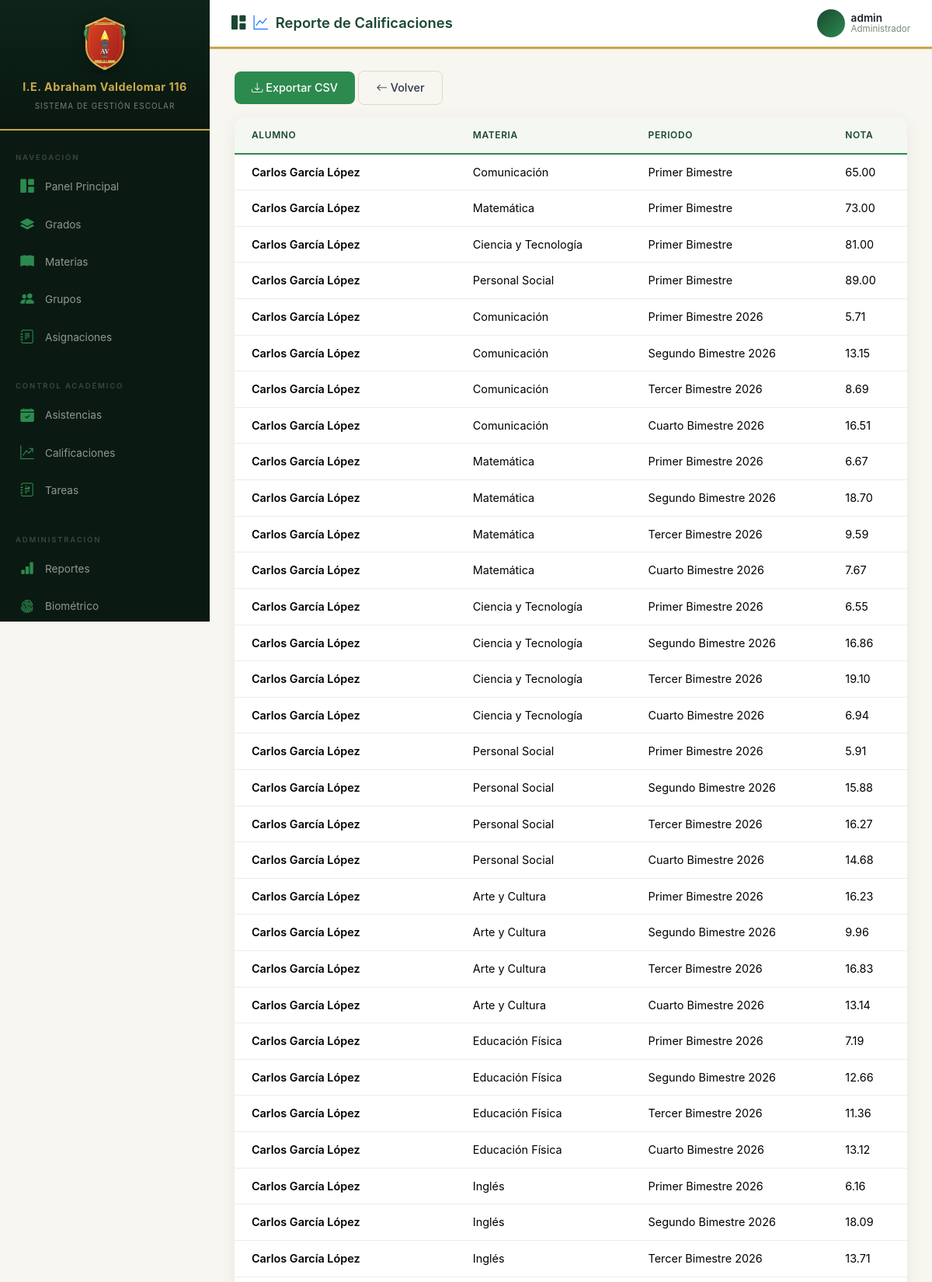
The page /reportes/calificaciones/ (signed in, upper part) on the database its author committed.
### usuarios/models.py (models this page shows, shortened)
class Usuario(AbstractUser):
    TIPO_USUARIO = [
        ('admin', 'Administrador'),
        ('director', 'Director'),
        ('profesor', 'Profesor'),
        ('alumno', 'Alumno'),
        ('padre', 'Padre de Familia'),
    ]
    rol = models.CharField(max_length=20, choices=TIPO_USUARIO, default='alumno')
    dni = models.CharField(max_length=8, unique=True, blank=True, null=True, verbose_name='DNI')
    telefono = models.CharField(max_length=15, blank=True, null=True)
    direccion = models.TextField(blank=True, null=True)
    foto = models.ImageField(upload_to='fotos/', blank=True, null=True)
    especialidad = models.CharField(max_length=200, blank=True, null=True, verbose_name='Especialidad')
    titulo_profesional = models.CharField(max_length=200, blank=True, null=True, verbose_name='Título Profesional')
    fecha_nacimiento = models.DateField(blank=True, null=True, verbose_name='Fecha de Nacimiento')
    class Meta:
        verbose_name = 'Usuario'
        verbose_name_plural = 'Usuarios'

### calificaciones/models.py (models this page shows, shortened)
class Calificacion(models.Model):
    alumno = models.ForeignKey(
        settings.AUTH_USER_MODEL,
        on_delete=models.CASCADE,
        related_name='calificaciones',
        limit_choices_to={'rol': 'alumno'},
    )
    materia = models.ForeignKey(Materia, on_delete=models.CASCADE, related_name='calificaciones')
    periodo = models.ForeignKey(Periodo, on_delete=models.CASCADE, related_name='calificaciones')
    nota = models.DecimalField(
        max_digits=5,
        decimal_places=2,
        validators=[MinValueValidator(0), MaxValueValidator(20)],
    )
    observaciones = models.TextField(blank=True, null=True)
    fecha_registro = models.DateTimeField(auto_now_add=True)
    registrado_por = models.ForeignKey(
        settings.AUTH_USER_MODEL,
        on_delete=models.SET_NULL,
        null=True,
        blank=True,
        related_name='calificaciones_registradas',
    )
    class Meta:
        verbose_name = 'Calificación'
        verbose_name_plural = 'Calificaciones'
        unique_together = ['alumno', 'materia', 'periodo']

class Periodo(models.Model):
    nombre = models.CharField(max_length=100, help_text="Ej: Primer Bimestre, Segundo Trimestre")
    fecha_inicio = models.DateField()
    fecha_fin = models.DateField()
    class Meta:
        verbose_name = 'Periodo'
        verbose_name_plural = 'Periodos'

### academico/models.py (models this page shows, shortened)
class Materia(models.Model):
    nombre = models.CharField(max_length=100)
    grado = models.ForeignKey(Grado, on_delete=models.CASCADE, related_name='materias')
    class Meta:
        verbose_name = 'Materia'
        verbose_name_plural = 'Materias'

### reportes/views.py (the view)
# urls.py: path('calificaciones/', views.reporte_calificaciones, name='reporte_calificaciones'),
@staff_member_required
def reporte_calificaciones(request):
    calificaciones = Calificacion.objects.select_related('alumno', 'materia', 'periodo').all()
    return render(request, 'reportes/calificaciones.html', {'calificaciones': calificaciones})

### templates/reportes/calificaciones.html (shortened to what this page needs)
{% extends 'base.html' %}
{% block page_title %}<i class="bi bi-graph-up text-primary"></i> Reporte de Calificaciones{% endblock %}
{% block content %}
{% with section='reportes' %}
<div class="mb-3">
    <a href="{% url 'exportar_calificaciones' %}" class="btn btn-success">
        <i class="bi bi-download"></i> Exportar CSV
    </a>
    <a href="{% url 'dashboard' %}" class="btn btn-outline-secondary">
        <i class="bi bi-arrow-left"></i> Volver
    </a>
</div>
<div class="table-container fade-in">
    <table class="table">
        <thead>
            <tr><th>Alumno</th><th>Materia</th><th>Periodo</th><th>Nota</th></tr>
        </thead>
        <tbody>
            {% for c in calificaciones %}
            <tr>
                <td class="fw-semibold">{{ c.alumno.get_full_name }}</td>
                <td>{{ c.materia.nombre }}</td>
                <td>{{ c.periodo.nombre }}</td>
                <td>{{ c.nota }}</td>
            </tr>
            {% empty %}
            <tr><td colspan="4"><div class="empty-state"><i class="bi bi-inbox"></i><p>No hay datos</p></div></td></tr>
            {% endfor %}
        </tbody>
    </table>
</div>
{% endwith %}
{% endblock %}

### templates/base.html (shortened to what this page needs)
<!DOCTYPE html>
<html lang="es">
<head>
    <link href="https://cdn.jsdelivr.net/npm/bootstrap@5.3.3/dist/css/bootstrap.min.css" rel="stylesheet">
    <link rel="stylesheet" href="https://cdn.jsdelivr.net/npm/bootstrap-icons@1.11.3/font/bootstrap-icons.min.css">
    <link rel="stylesheet" href="/static/css/styles.css">
</head>
<body>
{% if user.is_authenticated %}
<div class="wrapper">
    <nav class="sidebar" id="sidebar">
        <div class="sidebar-header">
            <img src="/static/img/escudo.svg" alt="Escudo" class="escudo-img">
            <h3>I.E. Abraham Valdelomar 116</h3>
            <small>Sistema de Gestión Escolar</small>
        </div>
        <div class="sidebar-menu">
            {% if user.rol == 'alumno' %}
            <ul class="nav flex-column">
                <li class="nav-item active">
                    <a class="nav-link" href="{% url 'home' %}">
                        <i class="bi bi-house-fill"></i> Inicio
                    </a>
                </li>
            </ul>
            <div class="menu-label">Académico</div>
            <ul class="nav flex-column">
                <li class="nav-item">
                    <a class="nav-link" href="{% url 'mis_cursos' %}">
                        <i class="bi bi-briefcase-fill"></i> Mis Cursos
                    </a>
                </li>
                <li class="nav-item">
                    <a class="nav-link" href="{% url 'plan_estudios' %}">
                        <i class="bi bi-journal-bookmark-fill"></i> Plan de Estudios
                    </a>
                </li>
                <li class="nav-item">
                    <a class="nav-link" href="{% url 'mis_horarios' %}">
                        <i class="bi bi-clock-fill"></i> Mi Horario
                    </a>
                </li>
                <li class="nav-item">
                    <a class="nav-link" href="{% url 'lista_calificaciones' %}">
                        <i class="bi bi-star-fill"></i> Mis Notas
                    </a>
                </li>
                <li class="nav-item">
                    <a class="nav-link" href="{% url 'mis_asistencias' %}">
                        <i class="bi bi-clipboard2-check-fill"></i> Mi Asistencia
                    </a>
                </li>
                <li class="nav-item">
                    <a class="nav-link" href="{% url 'lista_tareas' %}">
                        <i class="bi bi-journal-text"></i> Tareas
                    </a>
                </li>
                <li class="nav-item">
                    <a class="nav-link" href="{% url 'lista_materias' %}">
                        <i class="bi bi-box-seam-fill"></i> Materiales
                    </a>
                </li>
            </ul>
            <div class="menu-label">Formación</div>
            <ul class="nav flex-column">
                <li class="nav-item">
                    <a class="nav-link disabled" href="#" tabindex="-1" aria-disabled="true" style="opacity:0.45;">
                        <i class="bi bi-heart-fill"></i> Conducta
                    </a>
                </li>
                <li class="nav-item">
                    <a class="nav-link disabled" href="#" tabindex="-1" aria-disabled="true" style="opacity:0.45;">
                        <i class="bi bi-award-fill"></i> Logros
                    </a>
                </li>
            </ul>
            <div class="menu-label">Comunicación</div>
            <ul class="nav flex-column">
                <li class="nav-item">
                    <a class="nav-link disabled" href="#" tabindex="-1" aria-disabled="true" style="opacity:0.45;">
                        <i class="bi bi-megaphone-fill"></i> Comunicados
                    </a>
                </li>
                <li class="nav-item">
                    <a class="nav-link disabled" href="#" tabindex="-1" aria-disabled="true" style="opacity:0.45;">
                        <i class="bi bi-chat-dots-fill"></i> Mensajes
                    </a>
                </li>
            </ul>
            <div class="menu-label">Cuenta</div>
            <ul class="nav flex-column">
                <li class="nav-item">
                    <a class="nav-link" href="{% url 'perfil' %}">
                        <i class="bi bi-person-fill"></i> Mi Perfil
                    </a>
                </li>
                <li class="nav-item">
                    <a class="nav-link disabled" href="#" tabindex="-1" aria-disabled="true" style="opacity:0.45;">
                        <i class="bi bi-gear-fill"></i> Configuración
                    </a>
                </li>
            </ul>
            <div class="sidebar-logout mt-auto">
                <form method="post" action="{% url 'logout' %}" class="d-inline w-100">
                    {% csrf_token %}
                    <button type="submit" class="sidebar-logout-btn">
                        <i class="bi bi-box-arrow-right"></i> Cerrar Sesión
                    </button>
                </form>
            </div>
            {% else %}
            <div class="menu-label">Navegación</div>
            <ul class="nav flex-column">
                <li class="nav-item">
                    <a class="nav-link" href="{% url 'home' %}">
                        <i class="bi bi-grid-1x2-fill"></i> Panel Principal
                    </a>
                </li>
                {% if user.rol == 'admin' or user.rol == 'director' or user.rol == 'profesor' %}
                <li class="nav-item">
                    <a class="nav-link" href="{% url 'lista_grados' %}">
                        <i class="bi bi-layers-fill"></i> Grados
                    </a>
                </li>
                {% endif %}
                <li class="nav-item">
                    <a class="nav-link" href="{% url 'lista_materias' %}">
                        <i class="bi bi-book-fill"></i> Materias
                    </a>
                </li>
                {% if user.rol == 'admin' or user.rol == 'director' %}
                <li class="nav-item">
                    <a class="nav-link" href="{% url 'lista_grupos' %}">
                        <i class="bi bi-people-fill"></i> Grupos
                    </a>
                </li>
                {% endif %}
                <li class="nav-item">
                    <a class="nav-link" href="{% url 'lista_asignaciones' %}">
                        <i class="bi bi-journal-text"></i> Asignaciones
                    </a>
                </li>
            </ul>
            <div class="menu-label mt-3">Control Académico</div>
            <ul class="nav flex-column">
                {% if user.rol == 'profesor' or user.rol == 'admin' or user.rol == 'director' %}
                <li class="nav-item">
                    <a class="nav-link" href="{% url 'lista_asistencias' %}">
                        <i class="bi bi-calendar-check-fill"></i> Asistencias
                    </a>
                </li>
                <li class="nav-item">
                    <a class="nav-link" href="{% url 'lista_calificaciones' %}">
                        <i class="bi bi-graph-up-arrow"></i> Calificaciones
                    </a>
                </li>
                {% endif %}
                <li class="nav-item">
                    <a class="nav-link" href="{% url 'lista_tareas' %}">
                        <i class="bi bi-journal-richtext"></i> Tareas
                    </a>
                </li>
            </ul>
            {% if user.rol == 'admin' or user.rol == 'director' %}
            <div class="menu-label mt-3">Administración</div>
            <ul class="nav flex-column">
                <li class="nav-item">
                    <a class="nav-link" href="{% url 'dashboard' %}">
                        <i class="bi bi-bar-chart-fill"></i> Reportes
                    </a>
                </li>
                <li class="nav-item">
                    <a class="nav-link" href="{% url 'lista_dispositivos' %}">
                        <i class="bi bi-fingerprint"></i> Biométrico
                    </a>
                </li>
            </ul>
            {% endif %}
            {% endif %}
        </div>
    </nav>
    <div class="content">
        <nav class="top-navbar">
            <div class="d-flex align-items-center gap-3">
                <div class="page-title">
                    <i class="bi bi-{{ icon|default:'grid-1x2-fill' }}"></i>
                    {% block page_title %}Panel Principal{% endblock %}
                </div>
            </div>
            <div class="user-dropdown dropdown">
                <div class="d-flex align-items-center gap-2" data-bs-toggle="dropdown">
                    <div class="user-avatar">
                    </div>
                    <div class="user-info d-none d-md-block">
                        <div class="user-name">{{ user.get_full_name|default:user.username }}</div>
                        <div class="user-role">{{ user.get_rol_display }}</div>
                    </div>
                </div>
            </div>
        </nav>
        <main class="main-content">
            {% block content %}{% endblock %}
        </main>
    </div>
</div>
{% else %}
    {% block auth_content %}{% endblock %}
{% endif %}
</body>
</html>

### rows shown on the page
Usuario: get_full_name "admin", rol "Administrador"
Calificacion: alumno.get_full_name "Carlos García López", materia.nombre "Comunicación", periodo.nombre "Primer Bimestre", nota "65.00"
Calificacion: alumno.get_full_name "Carlos García López", materia.nombre "Matemática", periodo.nombre "Primer Bimestre", nota "73.00"
Calificacion: alumno.get_full_name "Carlos García López", materia.nombre "Ciencia y Tecnología", periodo.nombre "Primer Bimestre", nota "81.00"
Calificacion: alumno.get_full_name "Carlos García López", materia.nombre "Personal Social", periodo.nombre "Primer Bimestre", nota "89.00"
Calificacion: alumno.get_full_name "Carlos García López", materia.nombre "Comunicación", periodo.nombre "Primer Bimestre 2026", nota "5.71"
Calificacion: alumno.get_full_name "Carlos García López", materia.nombre "Comunicación", periodo.nombre "Segundo Bimestre 2026", nota "13.15"
Calificacion: alumno.get_full_name "Carlos García López", materia.nombre "Comunicación", periodo.nombre "Tercer Bimestre 2026", nota "8.69"
Calificacion: alumno.get_full_name "Carlos García López", materia.nombre "Comunicación", periodo.nombre "Cuarto Bimestre 2026", nota "16.51"
Calificacion: alumno.get_full_name "Carlos García López", materia.nombre "Matemática", periodo.nombre "Primer Bimestre 2026", nota "6.67"
Calificacion: alumno.get_full_name "Carlos García López", materia.nombre "Matemática", periodo.nombre "Segundo Bimestre 2026", nota "18.70"
Calificacion: alumno.get_full_name "Carlos García López", materia.nombre "Matemática", periodo.nombre "Tercer Bimestre 2026", nota "9.59"
Calificacion: alumno.get_full_name "Carlos García López", materia.nombre "Matemática", periodo.nombre "Cuarto Bimestre 2026", nota "7.67"
Calificacion: alumno.get_full_name "Carlos García López", materia.nombre "Ciencia y Tecnología", periodo.nombre "Primer Bimestre 2026", nota "6.55"
Calificacion: alumno.get_full_name "Carlos García López", materia.nombre "Ciencia y Tecnología", periodo.nombre "Segundo Bimestre 2026", nota "16.86"
Calificacion: alumno.get_full_name "Carlos García López", materia.nombre "Ciencia y Tecnología", periodo.nombre "Tercer Bimestre 2026", nota "19.10"
Calificacion: alumno.get_full_name "Carlos García López", materia.nombre "Ciencia y Tecnología", periodo.nombre "Cuarto Bimestre 2026", nota "6.94"
Calificacion: alumno.get_full_name "Carlos García López", materia.nombre "Personal Social", periodo.nombre "Primer Bimestre 2026", nota "5.91"
Calificacion: alumno.get_full_name "Carlos García López", materia.nombre "Personal Social", periodo.nombre "Segundo Bimestre 2026", nota "15.88"
Calificacion: alumno.get_full_name "Carlos García López", materia.nombre "Personal Social", periodo.nombre "Tercer Bimestre 2026", nota "16.27"
Calificacion: alumno.get_full_name "Carlos García López", materia.nombre "Personal Social", periodo.nombre "Cuarto Bimestre 2026", nota "14.68"
Calificacion: alumno.get_full_name "Carlos García López", materia.nombre "Arte y Cultura", periodo.nombre "Primer Bimestre 2026", nota "16.23"
Calificacion: alumno.get_full_name "Carlos García López", materia.nombre "Arte y Cultura", periodo.nombre "Segundo Bimestre 2026", nota "9.96"
Calificacion: alumno.get_full_name "Carlos García López", materia.nombre "Arte y Cultura", periodo.nombre "Tercer Bimestre 2026", nota "16.83"
Calificacion: alumno.get_full_name "Carlos García López", materia.nombre "Arte y Cultura", periodo.nombre "Cuarto Bimestre 2026", nota "13.14"
Calificacion: alumno.get_full_name "Carlos García López", materia.nombre "Educación Física", periodo.nombre "Primer Bimestre 2026", nota "7.19"
Calificacion: alumno.get_full_name "Carlos García López", materia.nombre "Educación Física", periodo.nombre "Segundo Bimestre 2026", nota "12.66"
Calificacion: alumno.get_full_name "Carlos García López", materia.nombre "Educación Física", periodo.nombre "Tercer Bimestre 2026", nota "11.36"
Calificacion: alumno.get_full_name "Carlos García López", materia.nombre "Educación Física", periodo.nombre "Cuarto Bimestre 2026", nota "13.12"
Calificacion: alumno.get_full_name "Carlos García López", materia.nombre "Inglés", periodo.nombre "Primer Bimestre 2026", nota "6.16"
Calificacion: alumno.get_full_name "Carlos García López", materia.nombre "Inglés", periodo.nombre "Segundo Bimestre 2026", nota "18.09"
Calificacion: alumno.get_full_name "Carlos García López", materia.nombre "Inglés", periodo.nombre "Tercer Bimestre 2026", nota "13.71"
